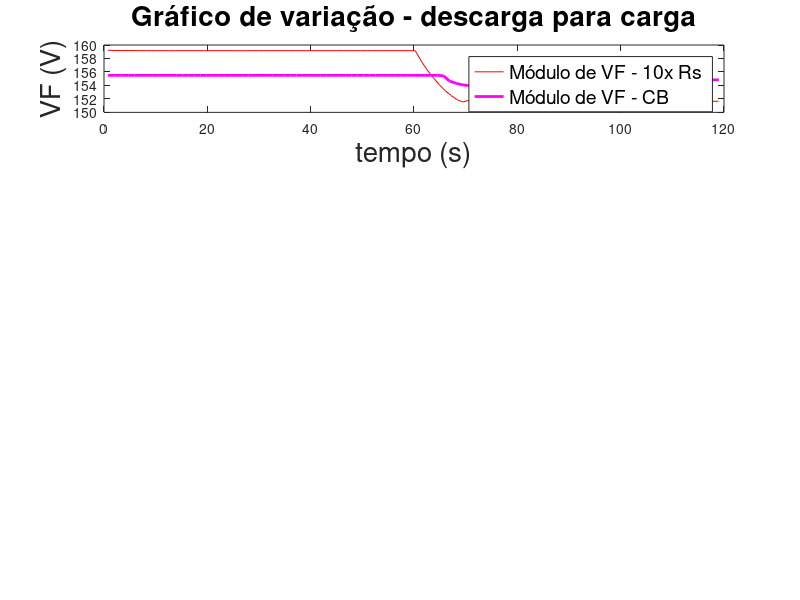

Reproduce this figure in MATLAB. (Note: this script raises an error after producing the figure.)

% 
%                                                 XXIV Congresso Brasileiro de Automática (CBA 2022) 
% 
% Artigo: Utilização de um Simulador de Rede para Estudos de Integração de Geração Distribuída às Redes Elétricas	
% 
% 
% CHRYSTIANO ALVES GALDINO
% 
% Mestrado em Eng.Elétrica 
% Programa de Pós Graduação em Engenharia Elétrica - UFMG
% Belo Horizonte - MG 

%__________________________________________________________________________%

% %%%%%%%%% Teste 4 - com 10 x Rs - variação de P1 em descarga para p2 em carga %%%%%%%%%

Array=csvread('teste4Rs.csv'); %leitura do arquivo
col1 = Array(:, 1);  %armazena a coluna 1 - tempo(s)
col2 = Array(:, 2);  %armazena a coluna 2 - módulo de VF
col5 = Array(:, 5);  %armazena a coluna 5 - VF
col6 = Array(:, 6);  %armazena a coluna 6 - corrente
col7 = Array(:, 7);  %armazena a coluna 7 - FP
col8 = Array(:, 8);  %armazena a coluna 8 - Potência Ativa
col9 = Array(:, 9);  %armazena a coluna 9 - Potência Aparente
% 
% 


% %%%%%%%%% Teste 4 - CB - variação de P1 em descarga para p2 em carga %%%%%%%%%

Array=csvread('teste4.csv'); %leitura do arquivo
col11 = Array(:, 1);  %armazena a coluna 1 - tempo(s)
col21 = Array(:, 2);  %armazena a coluna 2 - módulo de VF
col51 = Array(:, 5);  %armazena a coluna 5 - VF
col61 = Array(:, 6);  %armazena a coluna 6 - corrente
col71 = Array(:, 7);  %armazena a coluna 7 - FP
col81 = Array(:, 8);  %armazena a coluna 8 - Potência Ativa
col91 = Array(:, 9);  %armazena a coluna 9 - Potência Aparente
% 
% 






% 
% %gráfico do módulo de VF
% figure (1);
% plot(col1, col2,'r')
% title ('Gráfico de Descarga - CB');
% xlabel ('tempo (s)');
% ylabel ('Módulo de VF');
% %ylim([0 250])
% legend('Tensão VF')
% grid on;
% 
% %gráfico de corrente
% figure (2);
% plot(col1, col6,'b')
% title ('Gráfico de Descarga - CB');
% xlabel ('tempo (s)');
% ylabel ('Corrente');
% ylim([0 15])
% % ax = gca;
% % ax.FontSize = 16;
% legend('Corrente')
% grid on;
% 
% %gráfico de FP
% figure (3);
% plot(col1, -col7,'k')
% title ('Gráfico de Descarga - CB');
% xlabel ('tempo (s)');
% ylabel ('FP');
% %ylim([0.7 1])
% % ax = gca;
% % ax.FontSize = 16;
% legend('FP')
% grid on;
% 
% %gráfico de Potência Ativa
% figure (4);
% plot(col1, -col8,'k','LineWidth',2)
% title ('Gráfico de Descarga - CB');
% xlabel ('tempo (s)');
% ylabel ('P');
% %ylim([0 3000])
% % ax = gca;
% % ax.FontSize = 16;
% legend('Potência Ativa')
% grid on;
% 
% %gráfico de Potência Aparente
% figure (5);
% plot(col1, col9,'m')
% title ('Gráfico de Descarga - CB');
% xlabel ('tempo (s)');
% ylabel ('S');
% %ylim([0 3000])
% % ax = gca;
% % ax.FontSize = 16;
% legend('Potência Aparente')
% grid on;
% 

%%%Variaveis do tamanho das letras ########
L1 = 20;
L2 = 14;
L3 = 16;


%%%%%%%  subplot VF %%%%%%
figure (21);

subplot(4,1,1);
 plot(col1, col2,'r',col11, col21,'m','LineWidth',2)
 title ('Gráfico de variação - descarga para carga','FontSize', L1);
 xlabel ('tempo (s)','FontSize', L1);
 ylabel ('VF (V)','FontSize', L1);
 legend('Módulo de VF - 10x Rs','Módulo de VF - CB','FontSize',L2)
 ylim([150 160])
%ylim([150 180])

ax = gca;
ax.FontSize = L3;
grid on;

subplot(4,1,2); 
 plot(col1, abs(col7),'k',col11, abs(col71),'m','LineWidth',2)
 %title ('Gráfico de Descarga - CB com variação de Q','FontSize', L1);
 xlabel ('tempo (s)','FontSize', L1);
 ylabel ('FP','FontSize', L1);
 legend('Fator de Potência - 10x Rs','Fator de Potência - CB','FontSize', L2)
  ylim([0.8 1])
 %ylim([150 180])

ax = gca;
ax.FontSize = L3;
grid on;

%  subplot(4,1,3); 
%  plot(col1, col9,'b','LineWidth',2)
% % title ('Gráfico de Descarga - CB com variação de Q','FontSize', L1);
%  xlabel ('tempo (s)','FontSize', L1);
%  ylabel ('S','FontSize', L1);
%  legend('Potência Aparente (VA)','FontSize', L2)
%   %ylim([0.92 0.98])
%  %ylim([150 180])
% 
% ax = gca;
% ax.FontSize = L3;
% grid on;

 subplot(4,1,3); 
 plot(col1,(col9.*sin(acos(col7))) ,'b',col11,(col91.*sin(acos(col71))) ,'m','LineWidth',2)
 %title ('Gráfico de Descarga - CB com variação de Q','FontSize', L1);
 xlabel ('tempo (s)','FontSize', L1);
 ylabel ('Q (VAR)','FontSize', L1);
 legend('Potência Reativa - 10x Rs','Potência Reativa - CB','FontSize', L2)
  %ylim([0.92 0.98])
 ylim([100 400])
ax = gca;
ax.FontSize = L3;
grid on;


 subplot(4,1,4); 
 plot(col1,-col8,'g',col1,-col8,'m --','LineWidth',2)
 %title ('Gráfico de Descarga - CB com variação de Q','FontSize', L1);
 xlabel ('tempo (s)','FontSize', L1);
 ylabel ('P (w)','FontSize', L1);
 legend('Potência Ativa  - 10x Rs','Potência Ativa  - CB','FontSize', L2)
  %ylim([0.92 0.98])
 ylim([-2500 2500])

ax = gca;
ax.FontSize = L3;
grid on;




% %%%%%%% subplot FP %%%%%%
% figure (22);
% 
% subplot(2,1,1);
% %plot(col1, col7,'r', col21, col27,'k')
% plot(col1, -1*col7,'r', col21, -1*col27,'k')
% title ('Gráfico de Carga - FP Unitário','FontSize', 28);
% xlabel ('tempo (s)','FontSize', 28);
% ylabel ('Fator de Potência','FontSize', 28);
% legend('Carga - CB', 'Carga - 10x CB','FontSize', 20)
% ylim([0 1])
% 
% ax = gca;
% ax.FontSize = 16;
% 
% grid on;
% 
% 
% subplot(2,1,2); 
% plot( col31, -1*col37,'r', col41, -1*col47,'k')
% %plot( col31, 1*col37,'r', col41, 1*col47,'k')
% title ('Gráfico de Descarga - FP Unitário','FontSize', 28);
% xlabel ('tempo (s)','FontSize', 28);
% ylabel ('Fator de Potência','FontSize', 28);
% legend('Descarga - CB', 'Descarga - 10x CB','FontSize', 20)
% %ylim([-1  -0.8])
% ylim([0 1])
% 
% ax = gca;
% ax.FontSize = 16;
% 
% grid on;
% 
% 
